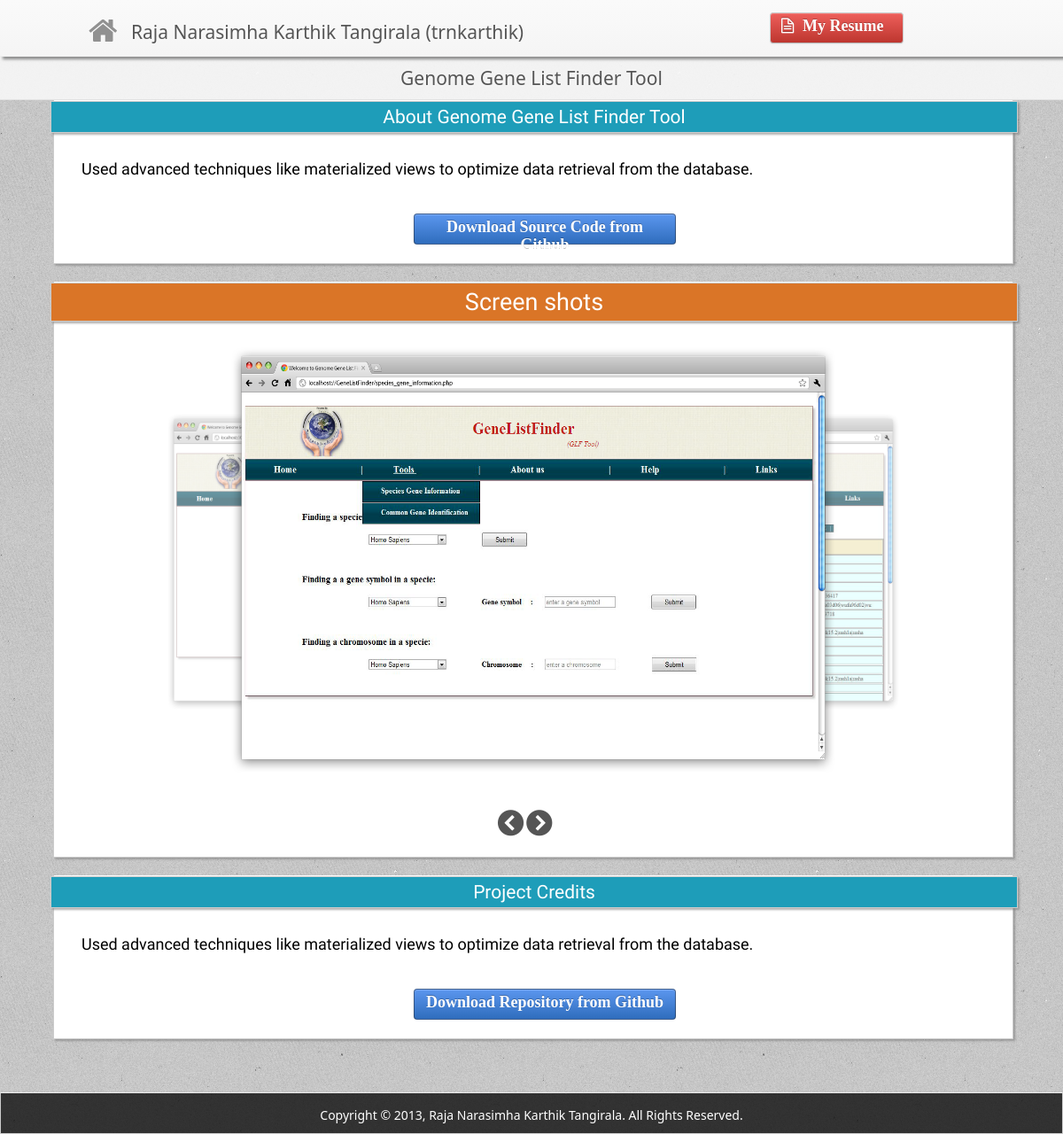
The app's page /project.php?id=10 with its own data.
### tables this page shows
CREATE TABLE IF NOT EXISTS `projectdetails` (
  `ProjectID` int(11) NOT NULL AUTO_INCREMENT,
  `ProjectName` varchar(150) NOT NULL,
  `ProjectType` varchar(30) NOT NULL DEFAULT 'web',
  `ProjectRating` decimal(4,2) NOT NULL DEFAULT '5.00',
  `ProjectStartDate` date NOT NULL,
  `ProjectEndDate` date DEFAULT NULL,
  `ProjectTools` varchar(200) DEFAULT NULL,
  `ProjectDesc` text NOT NULL,
  `ProjectURL` varchar(150) NOT NULL DEFAULT 'https://github.com/trnkarthik',
  `Visibility` tinyint(1) NOT NULL DEFAULT '1',
  PRIMARY KEY (`ProjectID`)
);

CREATE TABLE IF NOT EXISTS `projectimages` (
  `ProjectID` int(11) NOT NULL DEFAULT '0',
  `ImageID` int(11) NOT NULL AUTO_INCREMENT,
  `Visibility` tinyint(1) NOT NULL DEFAULT '1',
  PRIMARY KEY (`ProjectID`,`ImageID`),
  KEY `ImageID` (`ImageID`)
);

CREATE TABLE IF NOT EXISTS `imagedetails` (
  `ImageID` int(11) NOT NULL AUTO_INCREMENT,
  `ImageURL` varchar(150) NOT NULL DEFAULT 'images/1.png',
  `ImageDesc` varchar(350) NOT NULL,
  PRIMARY KEY (`ImageID`)
);

### project.php (the view, shortened to what this page needs)
<!DOCTYPE HTML PUBLIC "-//W3C//DTD HTML 4.01//EN" "http://www.w3.org/TR/html4/strict.dtd">
<html xmlns="http://www.w3.org/1999/xhtml">
<head>
	<link rel="stylesheet" href="css/my_main_style.css">
	<link rel="stylesheet" type="text/css" href="css/products_support_for_quicksand.css" />
	<link rel="stylesheet" href="font-awesome/css/font-awesome.min.css">
    <?php
        $id = (int)(mysql_real_escape_string($_GET['id']));
            $query = "select projectName,ProjectStartDate,ProjectEndDate,ProjectTools,ProjectDesc,ProjectURL,ProjectType
                        from projectDetails where projectID='$id'";
            $result = mysql_query($query);
            if(!$result){
                echo "Please try again";
            }
            else{
                $row = mysql_fetch_array($result);
                $projectName = $row[0];
                $projectDesc = $row[4];
            }
    ?>
</head>
<body>
        <div class="container">
		<?php include("includes/header.php");?>
	</div>
<div id="project_title">
    <a href="#">
    <?php echo $projectName;?>
    </a>
</div>
<div id="project_desc" class="section">
     <div class="section_title">About <?php echo $projectName;?></div>
      <div style="margin: 30px;">
	  <?php echo $projectDesc;?>
      </div>
    <a href="#home" id="download_repository" class="btn_blue btn">
      Download Source Code from Github
    </a>
</div>
<div id="project_media" class="section">
		    <div class="section_title_special">Screen shots</div>
		    <?php include("includes/carousel.php"); ?>
<div id="project_credits" class="section">
     <div class="section_title">Project Credits</div>
      <div style="margin: 30px;">
	  <?php echo $projectDesc;?>
      </div>
    <a href="#home" id="download_repository" class="btn_blue btn">
      Download Repository from Github
    </a>
</div>
  <?php include("includes/footer.php"); ?>
</body>

### includes/carousel.php (shortened to what this page needs)
<div id="carousel">
			    <?php
			    $image_id_query = "select imageid from projectimages where projectid = $id and visibility=1";
			    $image_id_query_result = mysql_query($image_id_query);
			    if(!$image_id_query_result)
			    {
			         echo "Some error!Please reload the page.";
			    }
			    else{
				 $no_of_images = mysql_numrows($image_id_query_result);
			         if($no_of_images>0){
			         $i = 1;
			              while($image_row = mysql_fetch_array($image_id_query_result)){
				      $image_details_query = "select ImageURL,ImageDesc from ImageDetails where IMageID=$image_row[0]";
				      $image_details_result = mysql_query($image_details_query);
				      $image_details = mysql_fetch_array($image_details_result);
				      $url = $image_details[0];
				      $item_id = "item-".$i;
				      echo "<img src='$url' id='$item_id'/>";
				      $i++;
			              }
			         }
			         else{
			           echo "<center><br /><br /><br /><br /><br /><br /><br /><br /><br /><br /><h3>No Images Found</h3></center>";
			         }
			    }
			    ?>
			</div>
			<div class="carousel-links">
			    <a href="#" id="prev"><i class="icon-chevron-sign-left"></i></a>  <a href="#" id="next"><i class="icon-chevron-sign-right"></i></a>
			</div>
		</div>

### css/my_main_style.css (style rules this page uses)
.section { border: 1px solid #CCC; -webkit-box-shadow: 2px 2px 2px rgba(124, 124, 124, 0.6); -moz-box-shadow: 2px 2px 2px rgba(124, 124, 124, 0.6); box-shadow: 2px 2px 2px rgba(124, 124, 124, 0.6); }
.btn { display: inline-block; padding: 4px 12px; margin-bottom: 0; font-size: 14px; line-height: 20px; text-align: center; vertical-align: middle; cursor: pointer; background-image: -moz-linear-gradient(top, #FFF, #E6E6E6); background-image: -o-linear-gradient(top, #FFF, #E6E6E6); background-repeat: repeat-x; filter: progid:DXImageTransform.Microsoft.gradient(startColorstr='#ffffffff', endColorstr='#ffe6e6e6', GradientType=0); border-color: #E6E6E6 #E6E6E6 #BFBFBF; border-color: rgba(0, 0, 0, 0.1) rgba(0, 0, 0, 0.1) rgba(0, 0, 0, 0.25); filter: progid:DXImageTransform.Microsoft.gradient(enabled = false); border: 1px solid #CCC; border-bottom-color: #B3B3B3; -webkit-border-radius: 4px; -moz-border-radius: 4px; border-radius: 4px; -webkit-box-shadow: inset 0 1px 0 rgba(255, 255, 255, .2), 0 1px 2px rgba(0, 0, 0, .05); -moz-box-shadow: inset 0 1px 0 rgba(255,255,255,.2), 0 1px 2px rgba(0,0,0,.05); box-shadow: inset 0 1px 0 rgba(255, 255, 255, .2), 0 1px 2px rgba(0, 0, 0, .05); }
.section_title { width: 101%; position: relative; background: #1E9DB9; color: #FFF; top: 0px; left: -0.5%; font-size: 27px; text-align: center; padding-top: 5px; padding-bottom: 5px; border: 1px solid #CCC; -webkit-box-shadow: 2px 2px 2px rgba(124, 124, 124, 0.6); -moz-box-shadow: 2px 2px 2px rgba(124, 124, 124, 0.6); box-shadow: 2px 2px 2px rgba(124, 124, 124, 0.6); }
.section_title_special { width: 101%; position: relative; background: #DA7527;; color: #FFF; top: 0px; left: -0.5%; font-size: 27px; text-align: center; padding-top: 5px; padding-bottom: 5px; border: 1px solid #CCC; -webkit-box-shadow: 2px 2px 2px rgba(124, 124, 124, 0.6); -moz-box-shadow: 2px 2px 2px rgba(124, 124, 124, 0.6); box-shadow: 2px 2px 2px rgba(124, 124, 124, 0.6); }
.btn_blue { color: #FFF; text-shadow: 0 -1px 0 rgba(0, 0, 0, 0.25); background-color: #5B96EE; background-image: -moz-linear-gradient(top, #5B96EE, #2F6DBD); background-image: -webkit-gradient(linear, 0 0, 0 100%, from(#5B96EE), to(#2F6DBD)); background-image: -webkit-linear-gradient(top, #5B96EE, #2F6DBD); background-image: -o-linear-gradient(top, #5B96EE, #2F6DBD); background-image: linear-gradient(to bottom, #5B96EE, #2F6DBD); background-repeat: repeat-x; border-color: #BD362F #BD362F #802420; border-color: rgba(0, 0, 0, 0.1) rgba(0, 0, 0, 0.1) rgba(0, 0, 0, 0.25); font-weight: bold; }

### css/products_support_for_quicksand.css (style rules this page uses)
* { margin:0; padding:0; }
body { color:#000; font:14px/1.3 ; min-height: 930px; }
a, a:visited { text-decoration:none; outline:none; font-family: Calibri, Candara, Segoe, "Segoe UI", Optima, Arial, sans-serif; }
a { text-decoration: none; }

### project.php (style rules this page uses)
body { font-family:Arial; font-size:12px; font-family: 'Open Sans Condensed','Arial Narrow', serif; font-weight: 400; background: #DDD url(./images/bg2.png) repeat; }
#carousel { width:100%; border:0px solid #222; height:550px; position:relative; clear:both; overflow:hidden; margin-left: auto; margin-right: auto; }
#carousel img { visibility:hidden; cursor:pointer; }
.carousel-links { position: relative; text-align: center; margin-right: 20px; padding-bottom: 20px; padding-top: 0px; }
.carousel-links i { color: #555; font-weight: bold; font-size: 1.8em; }
#project_title { text-align: center; font-size: 21px; background: rgba(248, 248, 248, 0.9); padding: 10px; font-family: Calibri, Candara, Segoe, "Segoe UI", Optima, Arial, sans-serif; font-weight: 400; text-shadow: rgba(255, 255, 255, 0.85) 0 0 3px; border-bottom: 1px solid rgba(211, 211, 211, 0.49); }
#project_desc { background: #FFF; position: relative; top: 0px; left: 5%; min-height: 100px; width: 90%; border-top: 0px; font-size: 18px; padding: 1px; }
#project_media { background: #FFF; position: relative; top: 20px; left: 5%; min-height: 100px; width: 90%; border-top: 0px; font-size: 18px; padding: 1px; }
#project_credits { background: #FFF; position: relative; top: 40px; left: 5%; min-height: 100px; width: 90%; border-top: 0px; font-size: 18px; padding: 1px; }
a { color: #555; }
body { min-height: 0px; }
#download_repository { margin: 2px 37.5%; margin-bottom: 20px; margin-top: 10px; width: 25%; min-width: 180px; height: 25px; font-size: 18px; font-family: TimesNewRoman, "Times New Roman", Times, Baskerville, Georgia, serif; border: 1px solid rgba(32, 30, 30, 0.45); }
.section_title { font-size: 21px; }

### records on screen
projectdetails: ProjectName "Genome Gene List Finder Tool", ProjectDesc "Used advanced techniques like materialized views to optimize data retrieval from the database."
projectimages: ImageID.ImageURL (picture)
